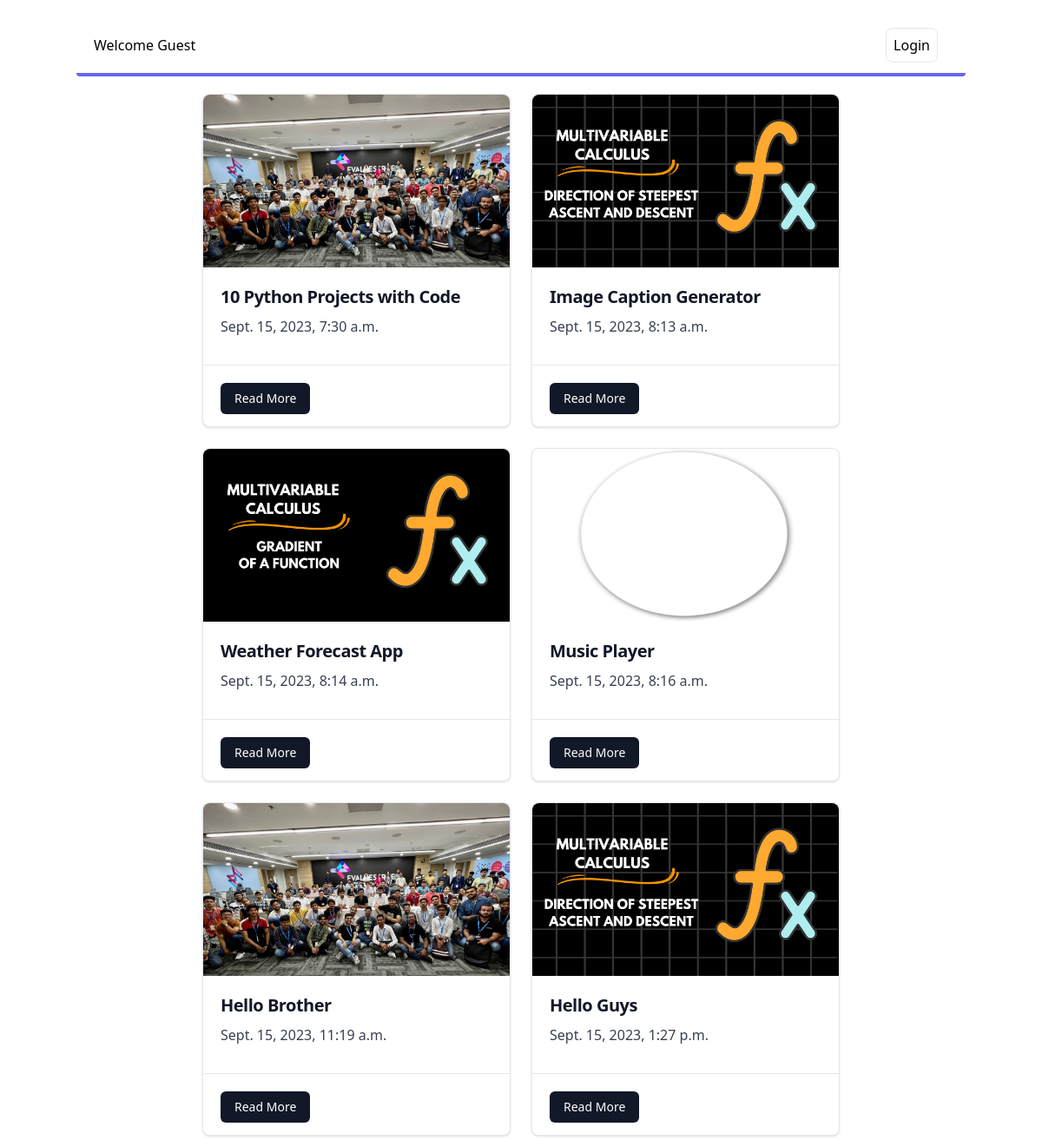
Screenshot of /see_blog/ with the database file from the repository.
### Blog/models.py (models this page shows, shortened)
class Blog(models.Model):
    title = models.CharField(max_length=1000)
    content = FroalaField()
    slug = models.SlugField(max_length=1000, null=True, blank=True)
    user = models.ForeignKey(User, blank=True, null=True,
                             on_delete=models.CASCADE)
    image = models.ImageField(upload_to='images/', null=True, blank=True)
    created_at = models.DateTimeField(auto_now_add=True)
    upload_to = models.DateTimeField(auto_now=True)

### Blog/views.py (the view)
# urls.py: path("see_blog/", see_blog, name="see_blog"),
def see_blog(request):
    context = {}
    try:
        blog_objs = Blog.objects.all()
        context['blog_objs'] = blog_objs
    except Exception as e:
        print(e)
    return render(request, 'see_blog.html', context)

### Blog/templates/see_blog.html (shortened to what this page needs)
{% extends "base.html" %} {% block content %}
<div class="container mx-auto">
<div class="flex flex-row flex-wrap items-center justify-center gap-6 w-full">
{% for blog in blog_objs %}
<div class="max-w-sm bg-white border border-gray-200 rounded-lg shadow dark:bg-gray-800 dark:border-gray-700 h-96">
    <a href="{%  url 'blog_detail' blog.slug %}">
        <img class="rounded-t-lg h-[199px] w-[353px] " src="/media/{{blog.image}}" alt="" />
    </a>
    <div class="p-5">
        <a href="{%  url 'blog_detail' blog.slug %}">
            <h5 class="mb-2 text-xl prose-2xl font-bold tracking-tight text-gray-900 dark:text-white">{{blog.title}}</h5>
        </a>
        <p class="mb-3 font-normal text-gray-700 dark:text-gray-400">{{blog.created_at}}</p>
    </div>
    <div class="flex items-center justify-between p-5 border-t border-gray-200 dark:border-gray-700">
        <a href="{%  url 'blog_detail' blog.slug %}">
            <button class="px-4 py-2 text-sm font-medium text-white transition-colors duration-200 transform bg-gray-900 rounded-md hover:bg-gray-700 focus:outline-none focus:bg-gray-700">Read More</button>
        </a>
    </div>
</div>
{% endfor %}
</div>
</div>
{% endblock %}

### Blog/templates/base.html (shortened to what this page needs)
<!doctype html>
<html>
<head>
  <script src="https://cdn.tailwindcss.com"></script>
</head>
<body>
    {% block navbar %} {% include "navbar.html" %} {% endblock navbar %}
    {% block content %} {% endblock %}
</body>
</html>

### Blog/templates/navbar.html
{% extends "base.html" %}
{% block navbar %}
    <div class="container flex mx-auto justify-between w-full m-5 border-b-4 border-indigo-500 p-5 rounded ">
        <div>
            {% if user.is_authenticated %}
            <div class="container">
                <div class="row">
                    <div class="col-md-12">
                        <h1 class="text-center font-bold">Welcome {{ user.get_username }}</h1>
                    </div>
                </div>
            </div>
            {% else %}
            <div class="container">
                <div class="row">
                    <div class="col-md-12">
                        <h1 class="text-center">Welcome Guest</h1>
                    </div>
                </div>
            </div>
            {% endif %}
        </div>
        <div>
            {% if user.is_authenticated %}
                <a href="{% url 'logout' %}" class="border p-2 rounded-lg m-3 bg-blue-600 text-white hover:bg-blue-800">Logout</a>
                <a href="{% url 'add_blog' %}" class="border p-2 rounded-lg m-3 bg-blue-600 text-white hover:bg-blue-800">Add Blog</a>
            {% else %}
            <a href="/login" class="border p-2 rounded-lg m-3 hover:bg-gray-100 ">Login</a>
            {% endif %}
        </div>
    </div>
{% endblock %}

### rows the page displays
Blog: image (picture), title "10 Python Projects with Code", created_at "Sept. 15, 2023, 7:30 a.m."
Blog: image (picture), title "Image Caption Generator", created_at "Sept. 15, 2023, 8:13 a.m."
Blog: image (picture), title "Weather Forecast App", created_at "Sept. 15, 2023, 8:14 a.m."
Blog: image (picture), title "Music Player", created_at "Sept. 15, 2023, 8:16 a.m."
Blog: image (picture), title "Hello Brother", created_at "Sept. 15, 2023, 11:19 a.m."
Blog: image (picture), title "Hello Guys", created_at "Sept. 15, 2023, 1:27 p.m."
